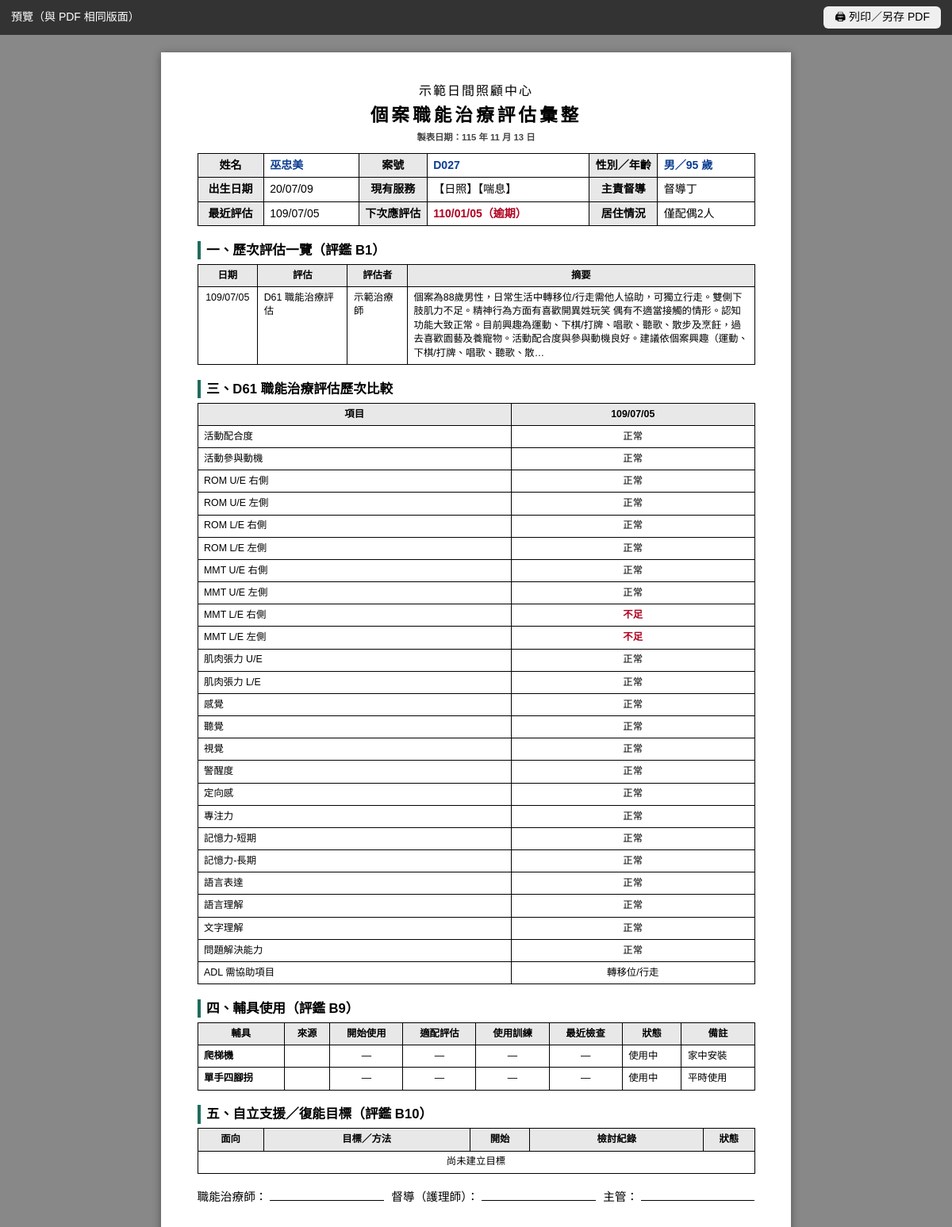
Screenshot of /print/client/3 (signed in) with the database file from the repository.
### tables this page shows
CREATE TABLE settings (key TEXT PRIMARY KEY, value TEXT);

CREATE TABLE clients (id INTEGER PRIMARY KEY, case_no TEXT, name TEXT, gender TEXT, birth TEXT,
  services TEXT, supervisor TEXT, living TEXT, identity TEXT, phone TEXT, phone2 TEXT, address TEXT,
  diagnosis TEXT, status TEXT DEFAULT '在案', note TEXT, created TEXT, updated TEXT);

CREATE TABLE assessments (id INTEGER PRIMARY KEY, client_id INTEGER, type TEXT, date TEXT,
  assessor TEXT, kind TEXT, data TEXT, summary TEXT, note TEXT, next_due TEXT, keyed INTEGER DEFAULT 0,
  created TEXT, updated TEXT, source_id TEXT);

CREATE TABLE aids (id INTEGER PRIMARY KEY, client_id INTEGER, item TEXT, category TEXT, source TEXT,
  start_date TEXT, end_date TEXT, status TEXT DEFAULT '使用中', fit_date TEXT, train_date TEXT, check_date TEXT,
  note TEXT, created TEXT, updated TEXT);

### app.py (the view)
@app.route("/print/client/<int:cid>")
@login_required
def print_client(cid):
    return print_html("client", screen=True, **client_bundle(cid))

### app.py (called while the page is built)
def db():
    if "db" not in g:
        g.db = sqlite3.connect(DB_PATH)
        g.db.row_factory = sqlite3.Row
        g.db.execute("PRAGMA foreign_keys=ON")
    return g.db

@app.teardown_appcontext
def _close(_):
    d = g.pop("db", None)
    if d is not None:
        d.close()

def setting(key):
    r = db().execute("SELECT value FROM settings WHERE key=?", (key,)).fetchone()
    return r["value"] if r else DEFAULT_SETTINGS.get(key, "")

def to_date(s):
    if not s:
        return None
    if isinstance(s, (date, datetime)):
        return s if isinstance(s, date) and not isinstance(s, datetime) else s.date()
    s = str(s).strip().replace(".", "/").replace("-", "/")
    parts = s.split("/")
    try:
        y, m, d = (int(p) for p in parts[:3])
    except ValueError:
        return None
    if y < 1000:
        y += 1911
    try:
        return date(y, m, d)
    except ValueError:
        return None

def roc(s, sep="/"):
    d = to_date(s)
    return f"{d.year - 1911}{sep}{d.month:02d}{sep}{d.day:02d}" if d else ""

def roc_long(s):
    d = to_date(s)
    return f"{d.year - 1911} 年 {d.month} 月 {d.day} 日" if d else "　　 年　 月　 日"

def add_months(d, n):
    d = to_date(d)
    m = d.month - 1 + n
    y = d.year + m // 12
    m = m % 12 + 1
    last = [31, 29 if y % 4 == 0 and (y % 100 or y % 400 == 0) else 28, 31, 30, 31, 30, 31, 31, 30, 31, 30, 31][m - 1]
    return date(y, m, min(d.day, last))

def age_at(birth, on=None):
    b = to_date(birth)
    if not b:
        return None
    on = to_date(on) or date.today()
    return on.year - b.year - ((on.month, on.day) < (b.month, b.day))

def client_dict(row, on=None):
    c = dict(row)
    c["age"] = age_at(c.get("birth"), on)
    c["label"] = f"{c['name']}（{c['case_no']}）" if c.get("case_no") else c["name"]
    return c

def get_client(cid):
    r = db().execute("SELECT * FROM clients WHERE id=?", (cid,)).fetchone()
    if not r:
        abort(404)
    return client_dict(r)

def assess_dict(row):
    a = dict(row)
    a["data"] = json.loads(a["data"] or "{}")
    return a

def client_aids(cid):
    return [dict(r) for r in db().execute(
        "SELECT * FROM aids WHERE client_id=? ORDER BY status, start_date DESC", (cid,))]

def login_required(f):
    @wraps(f)
    def w(*a, **k):
        if not session.get("uid"):
            return redirect(url_for("login", next=request.path))
        return f(*a, **k)
    return w

def print_html(tpl, **kw):
    return render_template(f"print_{tpl}.html", setting=setting, **kw)

### templates/print_client.html (shortened to what this page needs)
{% extends "print_base.html" %}
{% block body %}
<div class="page">
  <header><div class="org">{{ setting('center_name') }}</div><h1>個案職能治療評估彙整</h1><div class="sub">製表日期：{{ today()|roc_long }}</div></header>
  <table class="info">
    <tr><th>姓名</th><td class="v">{{ c.name }}</td><th>案號</th><td class="v">{{ c.case_no }}</td><th>性別／年齡</th><td class="v">{{ c.gender }}／{{ c.age }} 歲</td></tr>
    <tr><th>出生日期</th><td>{{ c.birth|roc }}</td><th>現有服務</th><td>{{ c.services }}</td><th>主責督導</th><td>{{ c.supervisor }}</td></tr>
    <tr><th>最近評估</th><td>{{ due.last|roc }}</td><th>下次應評估</th><td class="{{ 'bad' if due.status=='逾期' }}">{{ due.next|roc }}（{{ due.status }}）</td><th>居住情況</th><td>{{ c.living }}</td></tr>
  </table>
  <h2>一、歷次評估一覽（評鑑 B1）</h2>
  <table class="t"><thead><tr><th style="width:20mm">日期</th><th style="width:30mm">評估</th><th style="width:20mm">評估者</th><th>摘要</th></tr></thead>
  {% for a in allas %}<tr><td class="c">{{ a.date|roc }}</td>
    <td>{{ {'D61':'D61 職能治療評估','ICOPE':'六力 ICOPE','D61_HIST':'D61（歷史）','ICOPE_HIST':'六力（歷史）'}[a.type] }}</td><td>{{ a.assessor }}</td>
    <td class="sm">{% if a.type=='ICOPE' %}{% set ab=S.icope_abnormal(a.data) %}異常：{{ ab|join('、') or '無' }}{% if a.data.mob_seconds %}；起立坐下 {{ a.data.mob_seconds }} 秒{% endif %}
      {% else %}{{ (a.summary or a.note or '')[:150] }}{{ '…' if (a.summary or '')|length > 150 }}{% endif %}</td></tr>
  {% else %}<tr><td colspan="4" class="c">尚無紀錄</td></tr>{% endfor %}</table>
  {% if d61trend.dates %}<h2>三、D61 職能治療評估歷次比較</h2>
  <table class="t"><thead><tr><th>項目</th>{% for d in d61trend.dates %}<th class="c">{{ d|roc }}</th>{% endfor %}</tr></thead>
  {% for lbl, vals, opts in d61trend.rows %}<tr><td>{{ lbl }}</td>{% for v in vals %}<td class="c {{ 'bad' if opts and v and v != opts[0] }}">{{ v or '—' }}</td>{% endfor %}</tr>{% endfor %}</table>
  {% if changes %}<div class="sm" style="margin-top:2mm"><b>最近兩次變化：</b>{% for lbl, a1, a2, k in changes %}{{ lbl }} {{ a1 }}→{{ a2 }}（{{ k }}）{{ '；' if not loop.last }}{% endfor %}</div>{% endif %}{% endif %}
  <h2>四、輔具使用（評鑑 B9）</h2>
  <table class="t"><thead><tr><th>輔具</th><th>來源</th><th>開始使用</th><th>適配評估</th><th>使用訓練</th><th>最近檢查</th><th>狀態</th><th>備註</th></tr></thead>
  {% for x in aids %}<tr><td><b>{{ x.item }}</b></td><td>{{ x.source }}</td>{% for k in ['start_date','fit_date','train_date','check_date'] %}<td class="c">{{ x[k]|roc or '—' }}</td>{% endfor %}<td>{{ x.status }}</td><td class="sm">{{ x.note }}</td></tr>
  {% else %}<tr><td colspan="8" class="c">無使用輔具</td></tr>{% endfor %}</table>
  <h2>五、自立支援／復能目標（評鑑 B10）</h2>
  <table class="t"><thead><tr><th style="width:22mm">面向</th><th>目標／方法</th><th style="width:20mm">開始</th><th>檢討紀錄</th><th style="width:17mm">狀態</th></tr></thead>
  {% for gl in goals %}<tr><td>{{ gl.domain }}</td><td><b>{{ gl.goal }}</b><div class="sm">方法：{{ gl.method }}</div><div class="sm">基準：{{ gl.baseline }}</div></td>
    <td class="c">{{ gl.start_date|roc }}</td><td class="sm">{% for r in gl.reviews %}<div>{{ r.date|roc }} {{ r.progress }}：{{ r.note }}</div>{% else %}—{% endfor %}</td><td class="c">{{ gl.status }}</td></tr>
  {% else %}<tr><td colspan="5" class="c">尚未建立目標</td></tr>{% endfor %}</table>
  <div class="sign"><span>職能治療師：</span><span>督導（護理師）：</span><span>主管：</span></div>
</div>
{% endblock %}

### rows the page displays
settings: value "示範日間照顧中心"
clients: name "巫忠美", case_no "D027", gender "男", birth|roc "20/07/09", services "【日照】【喘息】", supervisor "督導丁", living "僅配偶2人"
assessments: last|roc "109/07/05", date|roc "109/07/05", type "D61 職能治療評估", assessor "示範治療師", summary "個案為88歲男性，日常生活中轉移位/行走需他人協助，可獨立行走。雙側下肢肌力不足。精神行為方面有喜歡開異姓玩笑 偶有不適當接觸的情形。認知功能大致正常。目前興趣為運動、下棋/打牌、唱歌、聽歌、散步及烹飪，過去喜歡園藝及養寵物。活動配合度與參與動機良好。建議依個案興趣（運動、下棋/打牌、唱歌、聽歌、散", summary "…", date "109/07/05"
aids: item "爬梯機", start_date "—" "—" "—" "—", status "使用中", note "家中安裝"
aids: item "單手四腳拐", start_date "—" "—" "—" "—", status "使用中", note "平時使用"

### other values shown
{{ c.age }} "95"
{{ due.next|roc }} "110/01/05"
{{ due.status }} "逾期"
{{ lbl }} "活動配合度" "活動參與動機" "ROM U/E 右側" "ROM U/E 左側" "ROM L/E 右側" "ROM L/E 左側" "MMT U/E 右側" "MMT U/E 左側" "MMT L/E 右側" "MMT L/E 左側" "肌肉張力 U/E" "肌肉張力 L/E" "感覺" "聽覺" "視覺" "警醒度" "定向感" "專注力" "記憶力-短期" "記憶力-長期" "語言表達" "語言理解" "文字理解" "問題解決能力" "ADL 需協助項目"
{{ v or '—' }} "正常" "正常" "正常" "正常" "正常" "正常" "正常" "正常" "不足" "不足" "正常" "正常" "正常" "正常" "正常" "正常" "正常" "正常" "正常" "正常" "正常" "正常" "正常" "正常" "轉移位/行走"
